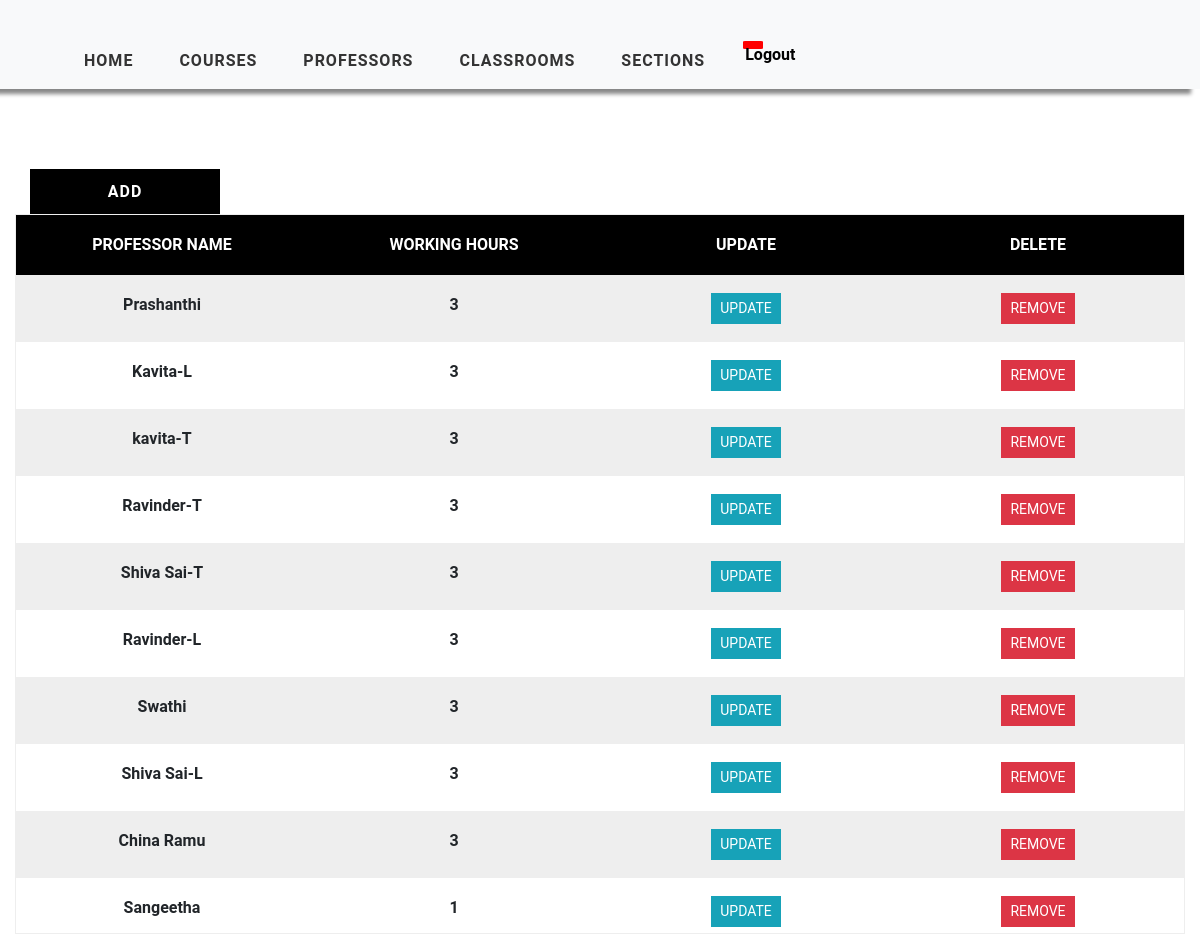
The page /professor_view/ (signed in) on the database its author committed.
### timetableapp/models.py (models this page shows, shortened)
class Professor(models.Model):
    professor_id = models.CharField(max_length=2000,primary_key=True)
    professor_name = models.CharField(max_length=2000, null=True)
    working_hours = models.IntegerField(null=True)
    available_hours = models.IntegerField(null=True)

### timetableapp/views.py (the view)
# urls.py: path('professor_view/', views.ProfessorTable, name='professor_view'),
@login_required(login_url='login')
def ProfessorTable(request):
    professor1 = Professor.objects.all()
    context = {'professor1': professor1}
    return render(request, 'timetableapp/ProfessorTable.html', context)

### timetableapp/templates/timetableapp/ProfessorTable.html
{% extends 'timetableapp/main.html' %}
{% load static %}
{% block content %}
    <div class="container-fluid">
    <div class="search">
        <a href="{% url 'add-professor' %}"><button class="searchButton">Add </button></a>
    </div>
        <div class="table  text-center">
            <div class="table-header">
                <div class="header__item filter__link">
                   Professor Name
                </div>
                <div class="header__item filter__link">
                  Working Hours
                </div>
                <div class="header__item filter__link">
                    Update
                </div>
                <div class="header__item filter__link">
                    Delete
                </div>
            </div>
            <div class="tab-content">
                {% for prof in professor1 %}
                <div class="table-row text-center">
                    <div class="table-data">
                        {{ prof.professor_name }}
                    </div>
                    <div class="table-data">
                        {{ prof.working_hours}}
                    </div>
                    <div class="table-data">
                       <a href="{% url 'update-professor' prof.professor_id %}" class="btn btn-sm btn-info">Update</a>
                    </div>
                    <div class="table-data">
                       <a href="{% url 'delete-professor' prof.professor_id %}" class="btn btn-sm btn-danger" >Remove</a>
                    </div>
                </div>
                {% endfor %}
            </div>
        </div>
    </div>
{% endblock %}

### static/css/style.css (style rules this page uses)
a { cursor: pointer; }

### static/css/tables.css (style rules this page uses)
*, *:before, *:after { box-sizing: border-box; }
body { font-family: "Roboto", sans-serif; margin: 0; }
.table { border: 1px solid #eeeeee; overflow-y: auto; overflow-x: auto; overflow-style: marquee-line; height: 720px; }
.table-header { display: flex; width: 100%; background: #000; padding: 18px 0; position: sticky; top: 0; }
.table-row { display: flex; width: 100%; padding: 18px 0; }
.table-row:nth-of-type(odd) { background: #eeeeee; }
.table-data, .header__item { flex: 1 1 20%; text-align: center; font-family: Roboto, sans-serif; font-weight: bold; }
.header__item { text-transform: uppercase; }
.filter__link { color: white; text-decoration: none; position: relative; display: inline-block; padding-left: 24px; padding-right: 24px; }
.filter__link::after { content: ""; position: absolute; right: -18px; color: white; font-size: 12px; top: 50%; transform: translateY(-50%); }
.btn { border-radius: 0 !important; font-family: Roboto, sans-serif !important; text-transform: uppercase; }
.search { display: inline-block; }
.searchButton { width: 190px; height: 45px ; font-family: Roboto, sans-serif; text-transform: uppercase; letter-spacing: 1px; font-weight: bolder; color: white ; background: black; margin-left: 15px; margin-top: 40px; border-color: black ; border-radius: 0 ; border-style: solid; border-width: 3px ; }

### rows shown on the page
Professor: professor_name "Prashanthi", working_hours "3"
Professor: professor_name "Kavita-L", working_hours "3"
Professor: professor_name "kavita-T", working_hours "3"
Professor: professor_name "Ravinder-T", working_hours "3"
Professor: professor_name "Shiva Sai-T", working_hours "3"
Professor: professor_name "Ravinder-L", working_hours "3"
Professor: professor_name "Swathi", working_hours "3"
Professor: professor_name "Shiva Sai-L", working_hours "3"
Professor: professor_name "China Ramu", working_hours "3"
Professor: professor_name "Sangeetha", working_hours "1"
